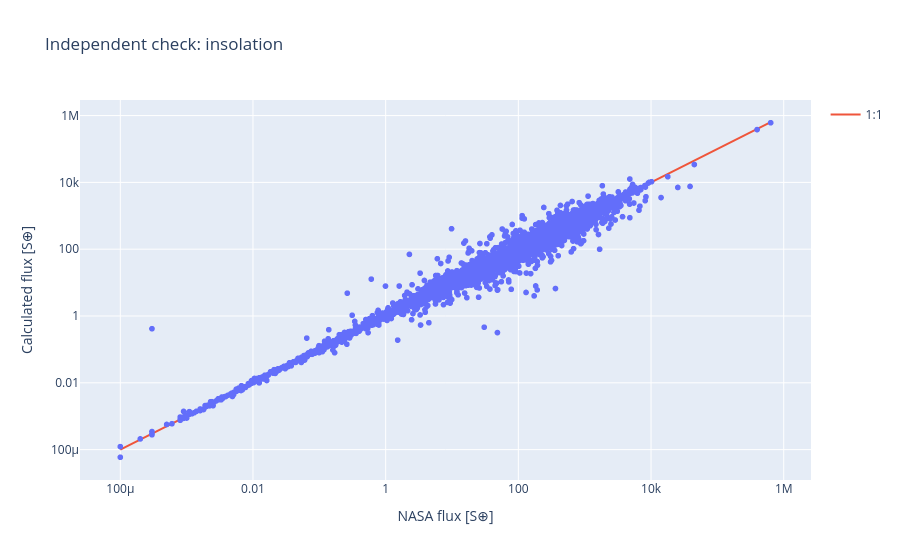

Notebook source saved alongside this figure:
### Code cell
df['flux_calc']=df['lum_sb']/df['pl_orbsmax']**2
ok=(df['flux_calc']>0)&(df['pl_insol']>0)&np.isfinite(df['flux_calc'])
subset=df[ok].copy()
print('Planets with both flux values:',len(subset))
if len(subset):
    fig=px.scatter(subset,x='pl_insol',y='flux_calc',hover_name='pl_name',log_x=True,log_y=True,
                   labels={'pl_insol':'NASA flux [S⊕]','flux_calc':'Calculated flux [S⊕]'},title='Independent check: insolation')
    low=max(min(subset.pl_insol.min(),subset.flux_calc.min()),1e-4)
    high=min(max(subset.pl_insol.max(),subset.flux_calc.max()),1e7)
    fig.add_scatter(x=[low,high],y=[low,high],mode='lines',name='1:1')
    fig.show()
else: print('Not enough overlap: do not fabricate comparisons.')

### Figure 1 — Plotly figure (JSON) as saved in the notebook; plotly's stock layout.template omitted (floating-point values rounded to 4 significant figures; data arrays with more than 128 entries replaced by an {"elided": "..."} marker saying what was removed)
{"data": [{"hovertemplate": "<b>%{hovertext}</b><br><br>NASA flux [S⊕]=%{x}<br>Calculated flux [S⊕]=%{y}<extra></extra>", "hovertext": {"elided": "5585 str values"}, "legendgroup": "", "marker": {"color": "#636efa", "symbol": "circle"}, "mode": "markers", "name": "", "showlegend": false, "type": "scattergl", "x": {"elided": "5585 float values"}, "xaxis": "x", "y": {"elided": "5585 float values"}, "yaxis": "y"}, {"mode": "lines", "name": "1:1", "type": "scatter", "x": [0.0001, 636400.0], "y": [0.0001, 636400.0]}], "layout": {"legend": {"tracegroupgap": 0}, "title": {"text": "Independent check: insolation"}, "xaxis": {"anchor": "y", "domain": [0, 1], "title": {"text": "NASA flux [S⊕]"}, "type": "log"}, "yaxis": {"anchor": "x", "domain": [0, 1], "title": {"text": "Calculated flux [S⊕]"}, "type": "log"}}}
